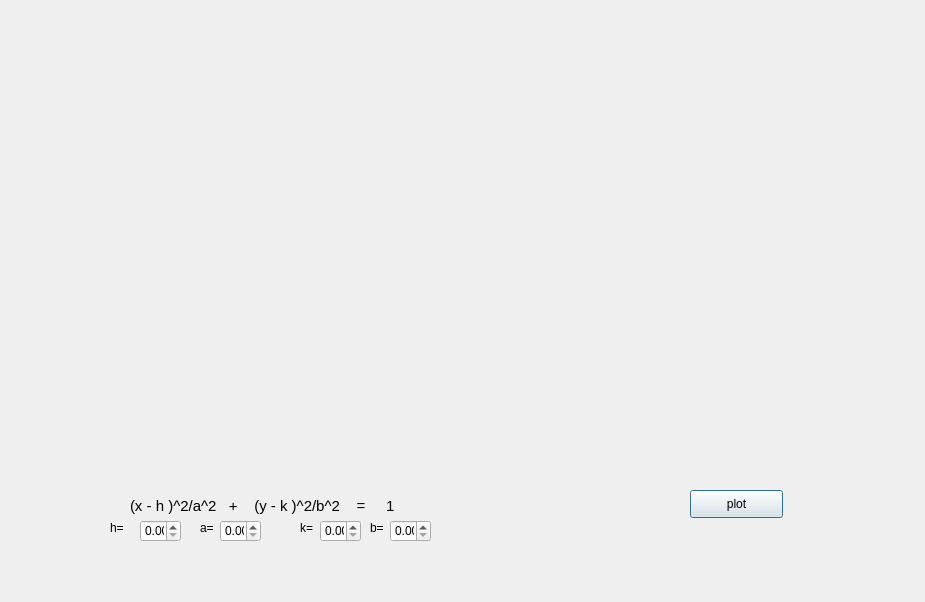
<?xml version="1.0" encoding="UTF-8"?>
<ui version="4.0">
 <class>ellipse</class>
 <widget class="QDialog" name="ellipse">
  <property name="geometry">
   <rect>
    <x>0</x>
    <y>0</y>
    <width>925</width>
    <height>602</height>
   </rect>
  </property>
  <property name="windowTitle">
   <string>Dialog</string>
  </property>
  <widget class="QCustomPlot" name="plot" native="true">
   <property name="geometry">
    <rect>
     <x>160</x>
     <y>30</y>
     <width>551</width>
     <height>411</height>
    </rect>
   </property>
  </widget>
  <widget class="QPushButton" name="pushButton">
   <property name="geometry">
    <rect>
     <x>690</x>
     <y>490</y>
     <width>93</width>
     <height>28</height>
    </rect>
   </property>
   <property name="text">
    <string>plot</string>
   </property>
  </widget>
  <widget class="QLabel" name="label">
   <property name="geometry">
    <rect>
     <x>130</x>
     <y>490</y>
     <width>491</width>
     <height>31</height>
    </rect>
   </property>
   <property name="font">
    <font>
     <pointsize>11</pointsize>
    </font>
   </property>
   <property name="text">
    <string>(x - h )^2/a^2   +    (y - k )^2/b^2    =     1  </string>
   </property>
  </widget>
  <widget class="QDoubleSpinBox" name="h_1">
   <property name="geometry">
    <rect>
     <x>140</x>
     <y>520</y>
     <width>41</width>
     <height>22</height>
    </rect>
   </property>
  </widget>
  <widget class="QDoubleSpinBox" name="a_1">
   <property name="geometry">
    <rect>
     <x>220</x>
     <y>520</y>
     <width>41</width>
     <height>22</height>
    </rect>
   </property>
  </widget>
  <widget class="QDoubleSpinBox" name="k_1">
   <property name="geometry">
    <rect>
     <x>320</x>
     <y>520</y>
     <width>41</width>
     <height>22</height>
    </rect>
   </property>
  </widget>
  <widget class="QDoubleSpinBox" name="b_1">
   <property name="geometry">
    <rect>
     <x>390</x>
     <y>520</y>
     <width>41</width>
     <height>22</height>
    </rect>
   </property>
  </widget>
  <widget class="QLabel" name="label_2">
   <property name="geometry">
    <rect>
     <x>110</x>
     <y>520</y>
     <width>31</width>
     <height>16</height>
    </rect>
   </property>
   <property name="text">
    <string>h=</string>
   </property>
  </widget>
  <widget class="QLabel" name="label_3">
   <property name="geometry">
    <rect>
     <x>200</x>
     <y>520</y>
     <width>21</width>
     <height>16</height>
    </rect>
   </property>
   <property name="text">
    <string>a=</string>
   </property>
  </widget>
  <widget class="QLabel" name="label_4">
   <property name="geometry">
    <rect>
     <x>300</x>
     <y>520</y>
     <width>21</width>
     <height>16</height>
    </rect>
   </property>
   <property name="text">
    <string>k=</string>
   </property>
  </widget>
  <widget class="QLabel" name="label_5">
   <property name="geometry">
    <rect>
     <x>370</x>
     <y>520</y>
     <width>21</width>
     <height>16</height>
    </rect>
   </property>
   <property name="text">
    <string>b=</string>
   </property>
  </widget>
 </widget>
 <customwidgets>
  <customwidget>
   <class>QCustomPlot</class>
   <extends>QWidget</extends>
   <header>qcustomplot.h</header>
   <container>1</container>
  </customwidget>
 </customwidgets>
 <resources/>
 <connections/>
</ui>
